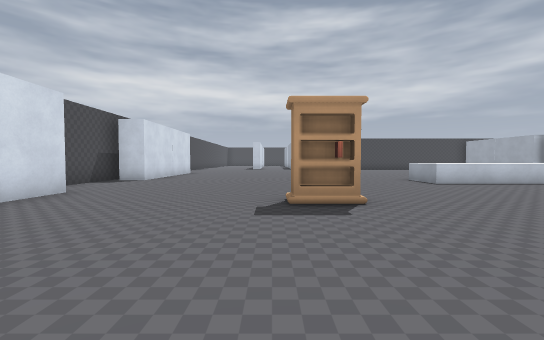
[1] (above)

24 first-person views from a walk through a Godot game level. The camera is 1.3 m above the floor, tilts 2° down and sees 90° across. The floor is counted in squares, 2 m on a side. Each view is taken from the middle of a square. On the plan, view 1 faces up. The plan holds only what a view shows up to about 9 squares ahead; the rest is blank. The place goes on beyond the plan. Some surface patterns are stand-ins.

[2]
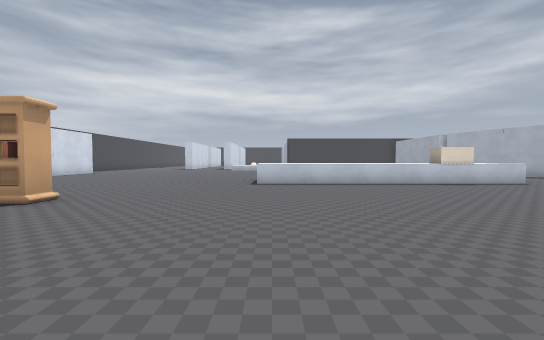

[3]
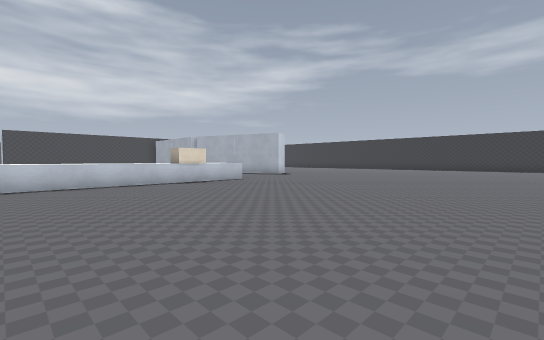

[4]
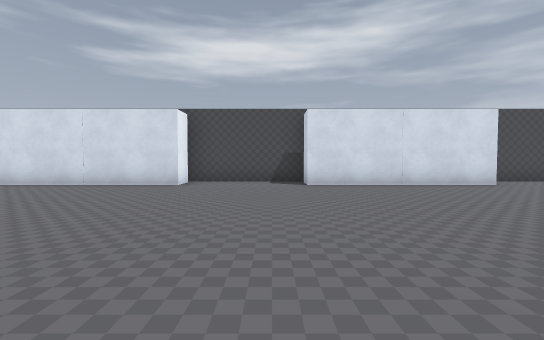

[5]
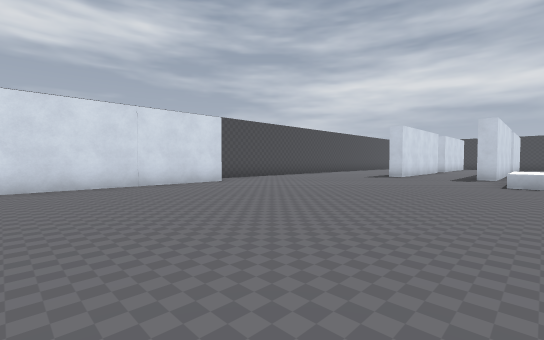

[6]
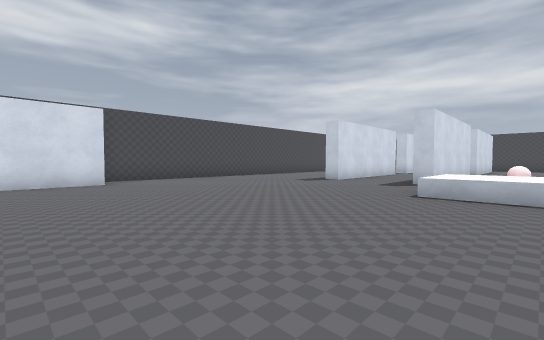

[7]
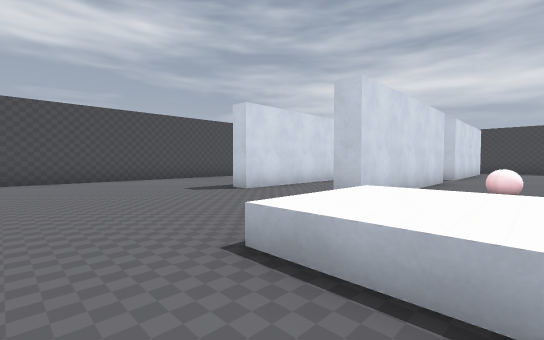

[8]
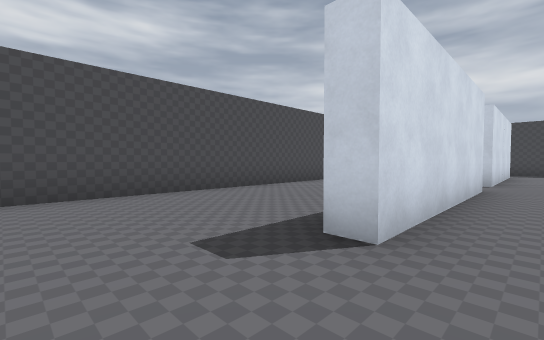

[9]
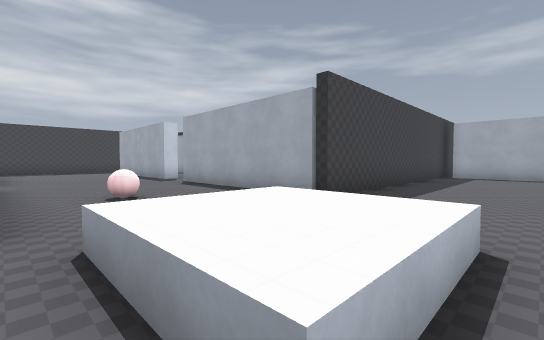

[10]
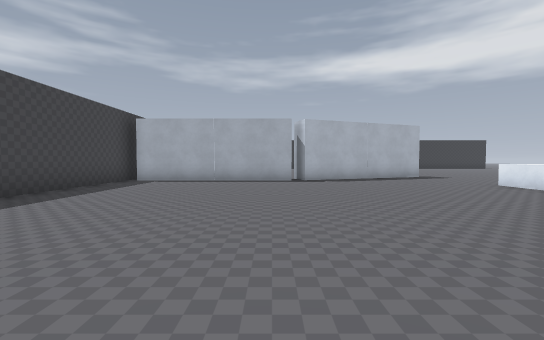

[11]
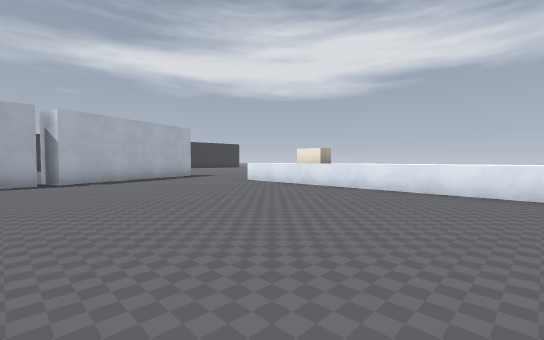

[12]
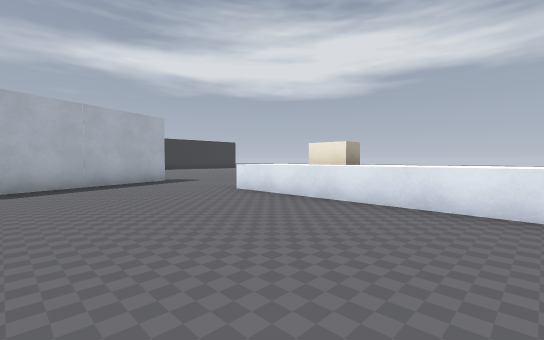

[13]
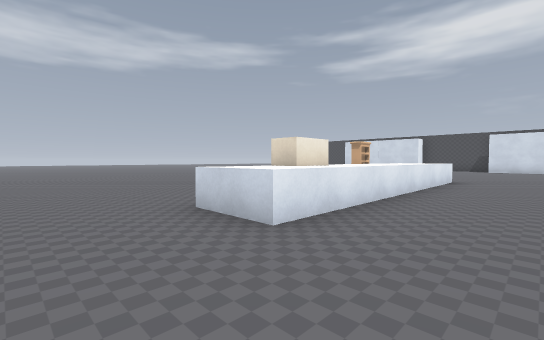

[14]
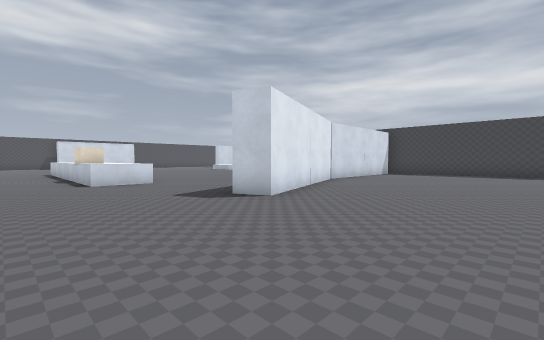

[15]
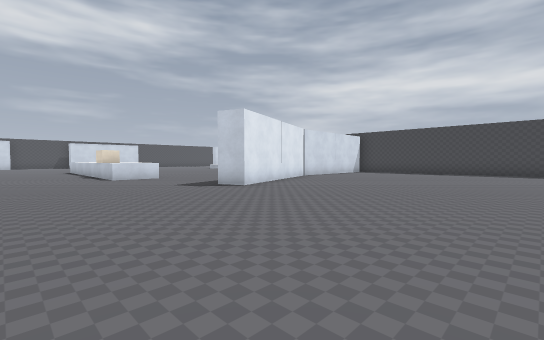

[16]
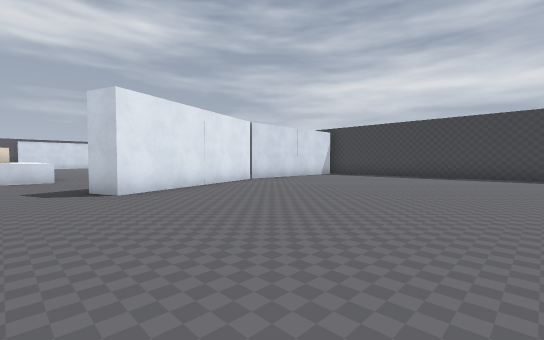

[17]
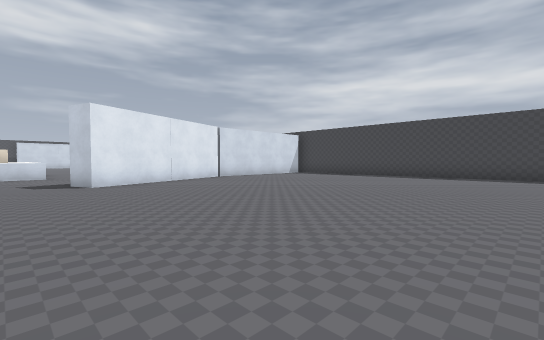

[18]
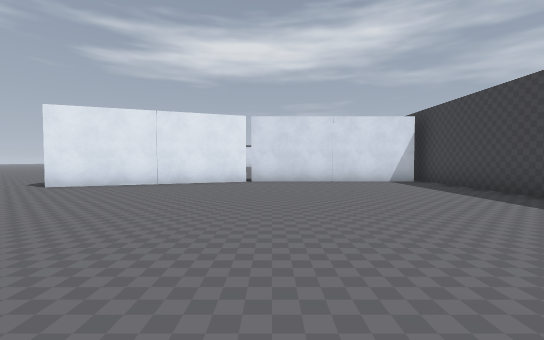

[19]
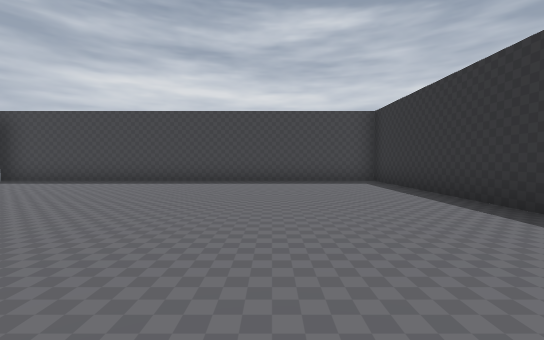

[20]
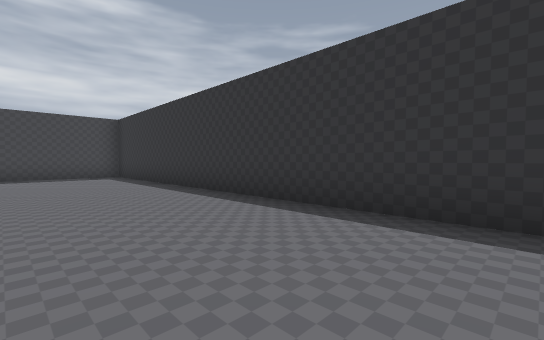

[21]
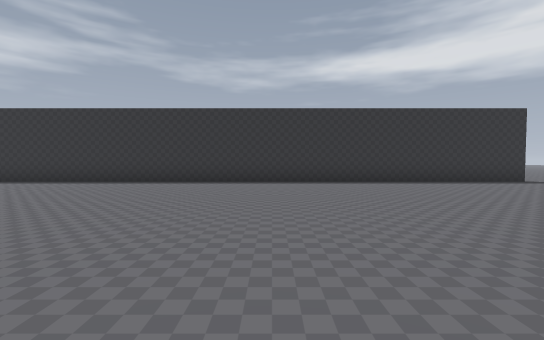

[22]
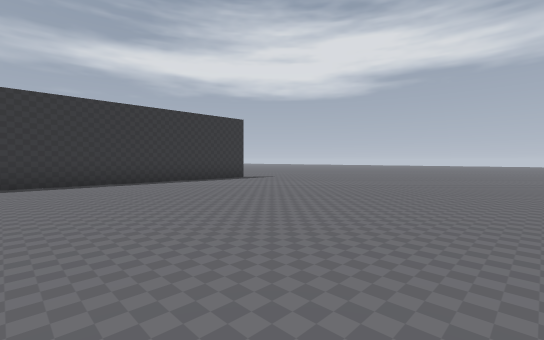

[23]
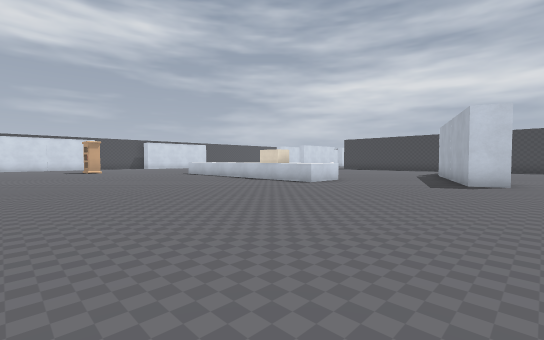

[24]
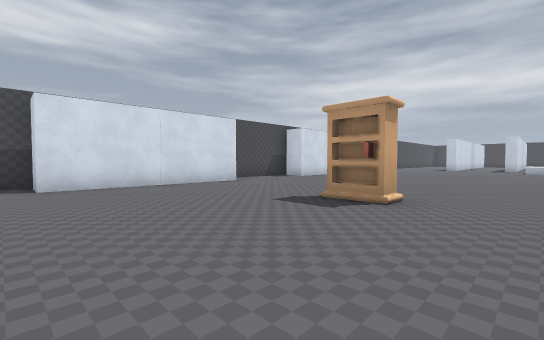

### Floor plan
Points are (right, up) in squares from view 1. A wall is a line through its corners. A room is listed if a view was taken in it or the views show most of it. See-through windows are left out.
Room 1 (views 1, 2, 3, 4, 5, 6, 7, 8, 9, 10, 11, 12, 13, 14, 15, 16, 17, 18, 19, 20, 21, 22, 23, 24)
walls: (9.6, 7.6) (4.6, 7.6) (4.6, 9.1) (12.1, 9.1) (12.1, 7.6) (10.4, 7.6); (13.8, 14.2) (13.8, 19.4); (14.7, 14.2) (16.5, 9.5) (15.7, 9.2) (13.9, 13.9); (14.6, 19.5) (14.6, 14.4); (-4.2, 14) (-4.2, 8.9) (-5.3, 8.9) (-5.3, 5.4); (-5, 5.5) (-4.2, 5.5) (-4.2, 0.5) (-5, 0.5); (2, 25.1) (2, 20) (1.4, 20); (-0.9, 25.1) (-0.9, 20) (-1.5, 20); (-5.3, 0.6) (-5.3, 0); (-0.9, 27.5) (-0.9, 26.4); (-5.3, 25.4) (-5.3, 14.1); (26.3, -0.5) (26.3, 19.7) (6.1, 19.7) (6.1, 25)
low walls: (4.5, 17.3) (2.4, 17.3) (2.4, 19.4)
ways out: opening at (6, 26.5)
objects: shelf (1, 4); ball (3, 22); block (10, 8)

Positions as (right, up) in squares from view 1, and headings:
1: (0, 0), facing up
2: (5, 0), facing up
3: (6, 0), facing up-right
4: (3, 8), facing left
5: (3, 9), facing up-left
6: (4, 12), facing up-left
7: (4, 16), facing up-left
8: (0, 18), facing up-left
9: (2, 17), facing up-right
10: (5, 15), facing right
11: (5, 15), facing down-right
12: (7, 13), facing down-right
13: (14, 11), facing down-left
14: (20, 6), facing up-left
15: (22, 5), facing up-left
16: (22, 8), facing up-left
17: (24, 8), facing up-left
18: (23, 15), facing left
19: (23, 11), facing up
20: (23, 8), facing up-right
21: (18, 6), facing right
22: (18, 5), facing down-right
23: (17, 1), facing up-left
24: (3, 0), facing up-left
